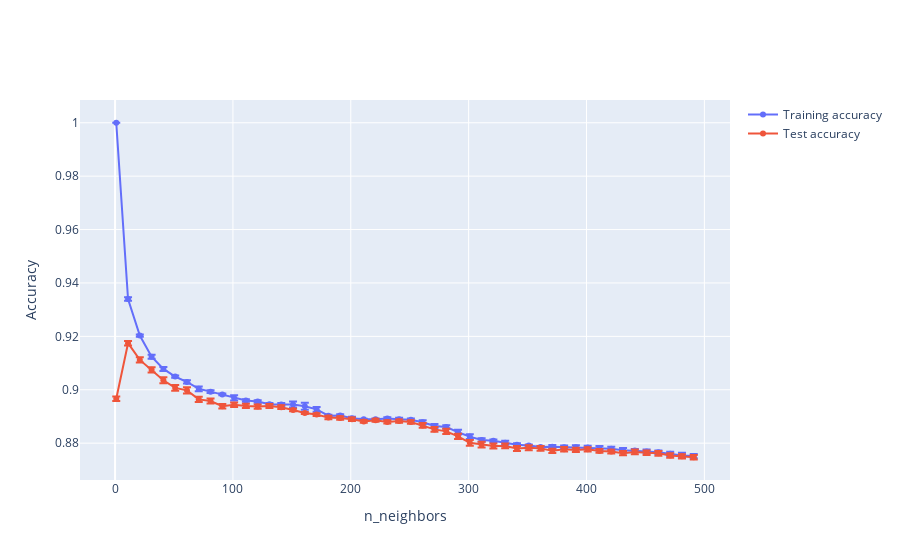

The notebook cell saved with this chart:
### Code cell
import plotly.graph_objects as go

fig = go.Figure()

fig.add_trace(
    go.Scatter(
        x=neighbors_settings,
        y=lahat_training.mean(axis=1),
        mode="lines+markers",
        name="Training accuracy",
        error_y=dict(
            type="data",
            array=lahat_training.std(axis=1) / 2,
            visible=True
        )
    )
)

fig.add_trace(
    go.Scatter(
        x=neighbors_settings,
        y=lahat_test.mean(axis=1),
        mode="lines+markers",
        name="Test accuracy",
        error_y=dict(
            type="data",
            array=lahat_test.std(axis=1) / 8,
            visible=True
        )
    )
)

fig.update_layout(
    xaxis_title="n_neighbors",
    yaxis_title="Accuracy"
)

fig.show()
